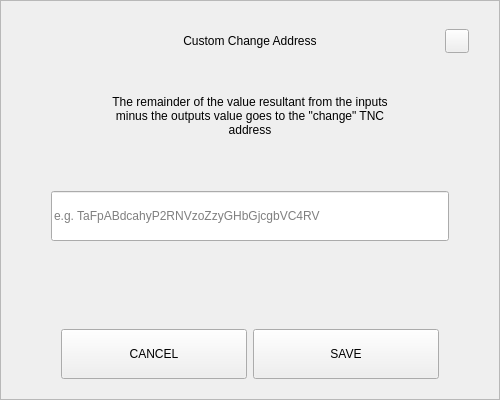
<?xml version="1.0" encoding="UTF-8"?>
<ui version="4.0">
 <class>SendChangeAddressDialog</class>
 <widget class="QDialog" name="SendChangeAddressDialog">
  <property name="geometry">
   <rect>
    <x>0</x>
    <y>0</y>
    <width>500</width>
    <height>400</height>
   </rect>
  </property>
  <property name="windowTitle">
   <string>Dialog</string>
  </property>
  <layout class="QVBoxLayout" name="verticalLayout">
   <property name="spacing">
    <number>0</number>
   </property>
   <property name="leftMargin">
    <number>0</number>
   </property>
   <property name="topMargin">
    <number>0</number>
   </property>
   <property name="rightMargin">
    <number>0</number>
   </property>
   <property name="bottomMargin">
    <number>0</number>
   </property>
   <item>
    <widget class="QFrame" name="frame">
     <property name="styleSheet">
      <string notr="true"/>
     </property>
     <property name="frameShape">
      <enum>QFrame::StyledPanel</enum>
     </property>
     <property name="frameShadow">
      <enum>QFrame::Raised</enum>
     </property>
     <layout class="QVBoxLayout" name="verticalLayout_2" stretch="0,0,0,0,0,0,0">
      <property name="spacing">
       <number>0</number>
      </property>
      <property name="leftMargin">
       <number>30</number>
      </property>
      <property name="topMargin">
       <number>20</number>
      </property>
      <property name="rightMargin">
       <number>30</number>
      </property>
      <property name="bottomMargin">
       <number>20</number>
      </property>
      <item>
       <layout class="QHBoxLayout" name="horizontalLayout_3">
        <property name="spacing">
         <number>0</number>
        </property>
        <item>
         <spacer name="horizontalSpacer_2">
          <property name="orientation">
           <enum>Qt::Horizontal</enum>
          </property>
          <property name="sizeHint" stdset="0">
           <size>
            <width>40</width>
            <height>20</height>
           </size>
          </property>
         </spacer>
        </item>
        <item>
         <widget class="QLabel" name="labelTitle">
          <property name="minimumSize">
           <size>
            <width>0</width>
            <height>40</height>
           </size>
          </property>
          <property name="maximumSize">
           <size>
            <width>16777215</width>
            <height>40</height>
           </size>
          </property>
          <property name="styleSheet">
           <string notr="true">padding-left:24px;</string>
          </property>
          <property name="text">
           <string>Custom Change Address</string>
          </property>
          <property name="alignment">
           <set>Qt::AlignCenter</set>
          </property>
          <property name="margin">
           <number>7</number>
          </property>
         </widget>
        </item>
        <item>
         <spacer name="horizontalSpacer">
          <property name="orientation">
           <enum>Qt::Horizontal</enum>
          </property>
          <property name="sizeHint" stdset="0">
           <size>
            <width>40</width>
            <height>20</height>
           </size>
          </property>
         </spacer>
        </item>
        <item>
         <widget class="QPushButton" name="btnEsc">
          <property name="minimumSize">
           <size>
            <width>24</width>
            <height>24</height>
           </size>
          </property>
          <property name="maximumSize">
           <size>
            <width>24</width>
            <height>24</height>
           </size>
          </property>
          <property name="focusPolicy">
           <enum>Qt::NoFocus</enum>
          </property>
          <property name="text">
           <string/>
          </property>
         </widget>
        </item>
       </layout>
      </item>
      <item>
       <spacer name="verticalSpacer_2">
        <property name="orientation">
         <enum>Qt::Vertical</enum>
        </property>
        <property name="sizeType">
         <enum>QSizePolicy::Minimum</enum>
        </property>
        <property name="sizeHint" stdset="0">
         <size>
          <width>20</width>
          <height>20</height>
         </size>
        </property>
       </spacer>
      </item>
      <item alignment="Qt::AlignHCenter">
       <widget class="QLabel" name="labelMessage">
        <property name="minimumSize">
         <size>
          <width>0</width>
          <height>70</height>
         </size>
        </property>
        <property name="text">
         <string>The remainder of the value resultant from the inputs minus the outputs value goes to the &quot;change&quot; TNC address</string>
        </property>
        <property name="alignment">
         <set>Qt::AlignCenter</set>
        </property>
        <property name="wordWrap">
         <bool>true</bool>
        </property>
       </widget>
      </item>
      <item>
       <spacer name="verticalSpacer_3">
        <property name="orientation">
         <enum>Qt::Vertical</enum>
        </property>
        <property name="sizeType">
         <enum>QSizePolicy::Minimum</enum>
        </property>
        <property name="sizeHint" stdset="0">
         <size>
          <width>20</width>
          <height>40</height>
         </size>
        </property>
       </spacer>
      </item>
      <item>
       <layout class="QHBoxLayout" name="horizontalLayout_2">
        <property name="spacing">
         <number>0</number>
        </property>
        <property name="leftMargin">
         <number>20</number>
        </property>
        <property name="rightMargin">
         <number>20</number>
        </property>
        <item>
         <widget class="QLineEdit" name="lineEditAddress">
          <property name="minimumSize">
           <size>
            <width>0</width>
            <height>50</height>
           </size>
          </property>
          <property name="placeholderText">
           <string notr="true">e.g. TaFpABdcahyP2RNVzoZzyGHbGjcgbVC4RV</string>
          </property>
         </widget>
        </item>
       </layout>
      </item>
      <item>
       <spacer name="verticalSpacer">
        <property name="orientation">
         <enum>Qt::Vertical</enum>
        </property>
        <property name="sizeHint" stdset="0">
         <size>
          <width>20</width>
          <height>40</height>
         </size>
        </property>
       </spacer>
      </item>
      <item>
       <layout class="QHBoxLayout" name="horizontalLayout" stretch="2,2">
        <property name="spacing">
         <number>6</number>
        </property>
        <property name="leftMargin">
         <number>30</number>
        </property>
        <property name="rightMargin">
         <number>30</number>
        </property>
        <item>
         <widget class="QPushButton" name="btnCancel">
          <property name="minimumSize">
           <size>
            <width>180</width>
            <height>50</height>
           </size>
          </property>
          <property name="focusPolicy">
           <enum>Qt::NoFocus</enum>
          </property>
          <property name="text">
           <string>CANCEL</string>
          </property>
         </widget>
        </item>
        <item>
         <widget class="QPushButton" name="btnSave">
          <property name="minimumSize">
           <size>
            <width>180</width>
            <height>50</height>
           </size>
          </property>
          <property name="focusPolicy">
           <enum>Qt::NoFocus</enum>
          </property>
          <property name="text">
           <string>SAVE</string>
          </property>
         </widget>
        </item>
       </layout>
      </item>
     </layout>
    </widget>
   </item>
  </layout>
 </widget>
 <resources/>
 <connections/>
</ui>
